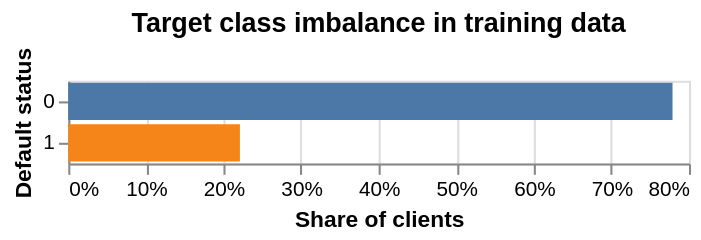

Notebook code for this chart:
### Markdown cell above
## 1. Class balance

What share of clients default? Why does that make accuracy a poor metric here?

### Code cell
props = train[TARGET].value_counts(normalize=True).reset_index()

alt.Chart(props).mark_bar().encode(
    y=alt.Y("default:N", title="Default status", sort="-x"),
    x=alt.X("proportion:Q", title="Share of clients", axis=alt.Axis(format="%")),
    color=alt.Color("default:N", legend=None),
    tooltip=[
        alt.Tooltip("default:N", title="Default status"),
        alt.Tooltip("proportion:Q", title="Share", format=".1%"),
    ],
).properties(title="Target class imbalance in training data")

### Figure 1 — Vega specification as saved in the notebook (floating-point values rounded to 4 significant figures)
{"$schema": "https://vega.github.io/schema/vega/v6.json", "data": [{"name": "source_0"}, {"name": "data_0", "values": [{"default": 0, "proportion": 0.7788, "proportion_end": 0.7788, "proportion_start": 0.0}, {"default": 1, "proportion": 0.2212, "proportion_end": 0.2212, "proportion_start": 0.0}]}, {"name": "source_0_y_domain_default", "values": [{"default": 0, "sort_field": 0.7788}, {"default": 1, "sort_field": 0.2212}]}, {"name": "data_0_color_domain_default", "values": [{"default": 0}, {"default": 1}]}], "signals": [{"name": "y_step", "value": 20}, {"name": "height", "update": "bandspace(domain('y').length, 0.1, 0.05) * y_step"}], "marks": [{"type": "rect", "name": "marks", "from": {"data": "data_0"}, "encode": {"update": {"x2": {"field": "proportion_start", "scale": "x"}, "tooltip": {"signal": "{\"Default status\": isValid(datum[\"default\"]) ? isArray(datum[\"default\"]) ? join(datum[\"default\"], '\\n') : datum[\"default\"] : \"\"+datum[\"default\"], \"Share\": format(datum[\"proportion\"], \".1%\")}"}, "height": {"signal": "max(0.25, bandwidth('y'))"}, "fill": {"field": "default", "scale": "color"}, "y": {"field": "default", "scale": "y"}, "x": {"field": "proportion_end", "scale": "x"}}}, "style": ["bar"]}], "scales": [{"name": "x", "type": "linear", "domain": {"data": "data_0", "fields": ["proportion_start", "proportion_end"]}, "range": [0, {"signal": "width"}], "zero": true, "nice": true}, {"name": "y", "type": "band", "domain": {"data": "source_0_y_domain_default", "field": "default", "sort": {"op": "max", "field": "sort_field", "order": "descending"}}, "range": {"step": {"signal": "y_step"}}, "paddingInner": 0.1, "paddingOuter": 0.05}, {"name": "color", "type": "ordinal", "domain": {"data": "data_0_color_domain_default", "field": "default", "sort": true}, "range": "category"}], "axes": [{"scale": "x", "labels": false, "ticks": false, "aria": false, "maxExtent": 0, "minExtent": 0, "orient": "bottom", "gridScale": "y", "grid": true, "tickCount": {"signal": "ceil(width/40)"}, "zindex": 0, "domain": false}, {"scale": "x", "labelFlush": true, "grid": false, "title": "Share of clients", "format": "%", "tickCount": {"signal": "ceil(width/40)"}, "orient": "bottom", "zindex": 0, "labelOverlap": true}, {"scale": "y", "title": "Default status", "zindex": 0, "grid": false, "orient": "left"}], "title": {"text": "Target class imbalance in training data", "frame": "group"}, "style": "cell", "background": "white", "padding": 5, "width": 300}
